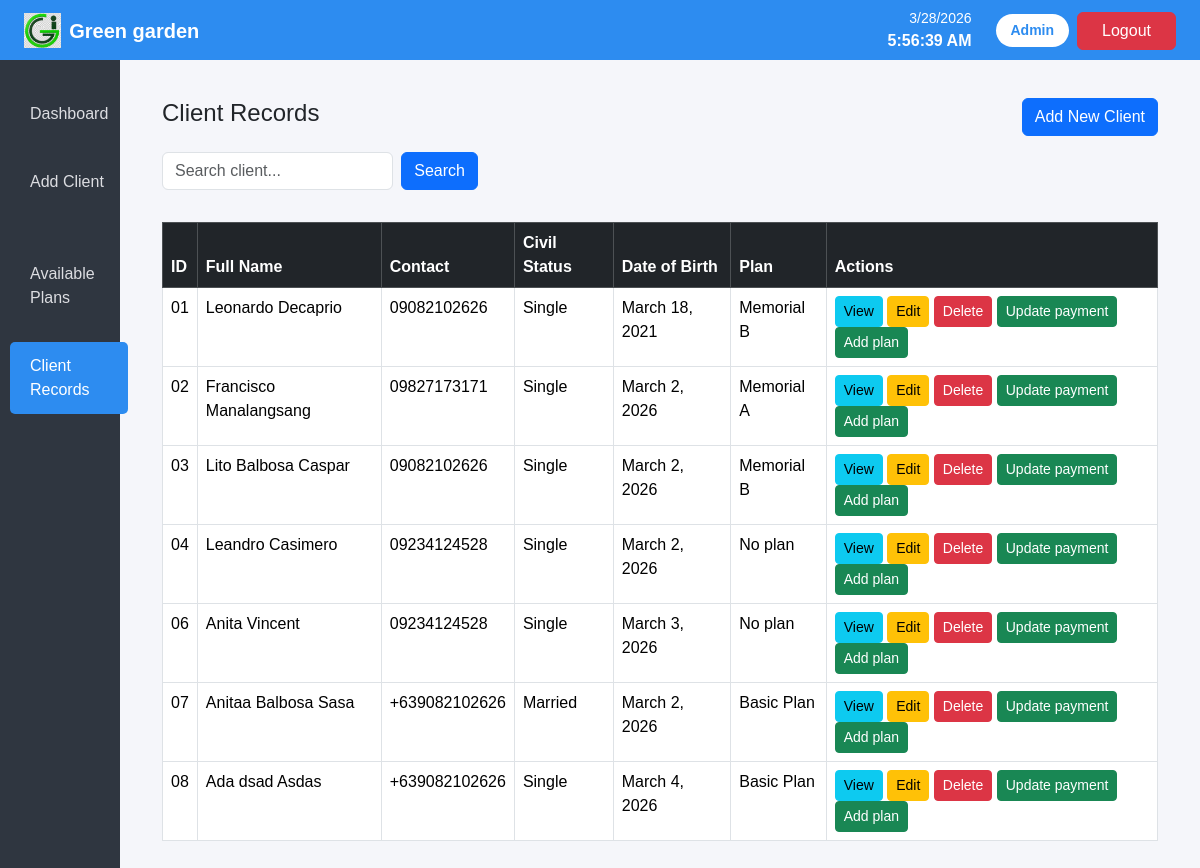
The page /records (signed in) on the database its author committed.
### app/models.py (models this page shows, shortened)
class ClientPersonalInfo(models.Model):
    client_first_name = models.CharField(max_length=200)
    client_middle_name = models.CharField(max_length=200, blank=True, null=True)
    client_last_name = models.CharField(max_length=200)
    client_address = models.CharField(max_length=200)
    client_contact_number = models.CharField(max_length=13)
    client_civil_status = models.CharField(
        max_length=20,
        choices=[
            ("Single", "Single"),
            ("Married", "Married"),
            ("Widowed", "Widowed"),
            ("Separated", "Separated"),
        ],
    )
    client_date_birth = models.DateField()
    client_religion = models.CharField(max_length=200)
    client_occupation = models.CharField(max_length=200)
    client_employer_name = models.CharField(max_length=200)
    client_employer_address = models.CharField(max_length=200)
    client_spouse_name = models.CharField(max_length=200, blank=True, null=True)
    client_spouse_date_birth = models.DateField(blank=True, null=True)
    client_spouse_occupation = models.CharField(max_length=200, blank=True, null=True)
    client_spouse_employer = models.CharField(max_length=200, blank=True, null=True)
    client_id_type = models.CharField(
            max_length=50,
            choices=[
                ("Passport", "Passport"),
                ("Driver's License", "Driver's License"),
                ("National ID", "National ID"),
                ("SSS ID", "SSS ID"),
                ("GSIS ID", "GSIS ID"),
                ("UMID", "UMID"),
                ("Postal ID", "Postal ID"),
            ],
        )
    client_id_number = models.CharField(max_length=20)
    client_date_issued = models.DateField()
    client_place_issued = models.CharField(max_length=200)
    def full_name(self):
        middle = f" {self.client_middle_name}" if self.client_middle_name else ""
        return f"{self.client_first_name}{middle} {self.client_last_name}".strip()

class ClientStatus(models.Model):
    client = models.ForeignKey(ClientPersonalInfo, on_delete=models.CASCADE)
    plan = models.CharField(max_length=200)
    monthly_payment = models.DecimalField(max_digits=20, decimal_places=2)
    duration = models.IntegerField()
    months_remaining = models.IntegerField()
    start_date = models.DateField()
    balance = models.DecimalField(max_digits=20, decimal_places=2)
    paid_balance = models.DecimalField(max_digits=20, decimal_places=2)
    date_paid = models.DateTimeField(blank=True, null=True)
    status = models.BooleanField(default=True)

### app/views.py (the view, shortened to what this page needs)
# urls.py: path('records', views.records_view, name='records'),
@login_required(login_url="login")
def records_view(request):
    query = request.GET.get("q")
    client = ClientPersonalInfo.objects.all()
    return render(request, "app/records.html", {"client": client})

### app/templates/app/records.html (shortened to what this page needs)
<!DOCTYPE html>
<html lang="en">
<head>
<link href="https://cdn.jsdelivr.net/npm/bootstrap@5.3.2/dist/css/bootstrap.min.css" rel="stylesheet">
{% load static %}
<link rel="stylesheet" href="{% static 'css/homepage.css' %}">
</head>
<body>
<nav class="navbar navbar-dark topbar px-4">
<a class="navbar-brand d-flex align-items-center" href="#">
<img src="{% static 'img/landing/logo.png' %}" height="35" class="me-2">
<span class="fw-bold text-white">Green garden</span>
</a>
<div class="ms-auto d-flex align-items-center">
<div class="me-4 text-end text-white">
<div id="date" class="small"></div>
<div id="time" class="fw-bold"></div>
</div>
<span class="admin-box">{{ user.username.title }}</span>
<a href="{% url 'logout' %}" class="btn btn-danger px-4 ms-2">Logout</a>
</div>
</nav>
<div class="d-flex">
<div class="sidebar">
<ul class="nav flex-column">
<li class="nav-item">
<a class="nav-link" href="{% url 'homepage' %}">Dashboard</a>
</li>
<li class="nav-item">
<a class="nav-link" href="{% url 'add-client' %}">Add Client</a>
</li>
<li class="nav-item">
<a class="nav-link" href="{% url 'homepage' %}">Available Plans</a>
</li>
<li class="nav-item">
<a class="nav-link active" href="{% url 'records' %}">Client Records</a>
</li>
</ul>
</div>
<div class="content">
<div class="container mt-2">
<div class="d-flex justify-content-between align-items-center mb-3">
<h4>Client Records</h4>
<a href="{% url 'add-client' %}" class="btn btn-primary">
Add New Client
</a>
</div>
<div class="row mb-3">
<div class="col-md-4">
<form method="GET" class="d-flex mb-3">
    <input type="text" name="q" class="form-control me-2" placeholder="Search client..." value="{{ request.GET.q }}">
    <button class="btn btn-primary">Search</button>
</form>
</div>
</div>
<div class="table-responsive">
<table class="table table-hover table-bordered">
<thead class="table-dark">
<tr>
<th>ID</th>
<th>Full Name</th>
<th>Contact</th>
<th>Civil Status</th>
<th>Date of Birth</th>
<th>Plan</th>
<th>Actions</th>
</tr>
</thead>
<tbody>
{% for data in client %}
<tr>
<td>0{{ data.id }}</td>
<td>{{ data.full_name }}</td>
<td>{{ data.client_contact_number }}</td>
<td>{{ data.client_civil_status }}</td>
<td>{{ data.client_date_birth }}</td>
<td>
{% if data.clientstatus_set.all %}
    {{ data.clientstatus_set.first.plan }}
{% else %}
    No plan
{% endif %}
</td>
<td>
<a href="{% url 'client-details' data.pk %}" class="btn btn-sm btn-info">View</a>
<a href="{% url 'edit-details' data.pk %}"><button class="btn btn-sm btn-warning">Edit</button></a>
<button class="btn btn-sm btn-danger">Delete</button>
        <a href="{% url 'add-payment' data.pk %}"><button class="btn btn-sm btn-success">Update payment</button></a>
<button class="btn btn-sm btn-success">Add plan</button>
</td>
</tr>
{% endfor %}
</tbody>
</table>
</div>
</div>
</div>
</div>
</body>
</html>

### app/static/css/homepage.css (style rules this page uses)
body { background:#f5f6fa; font-family:Arial, Helvetica, sans-serif; margin:0; }
.topbar { background:#2d8cf0; height:60px; }
.sidebar { width:10%; background:#2f3640; min-height:100vh; padding-top:20px; }
.sidebar .nav-link { color:#dcdde1; margin: 10px; padding:12px 20px; }
.sidebar .active { background:#2d8cf0; color:white; border-radius:5px; }
.content { flex:1; padding:30px; }
.admin-box { background:white; color:#2d8cf0; padding:6px 15px; border-radius:20px; font-size:14px; font-weight:600; }

### rows shown on the page
ClientPersonalInfo: id "1", full_name "Leonardo Decaprio", client_contact_number "09082102626", client_civil_status "Single", client_date_birth "March 18, 2021", clientstatus_set.first.plan "Memorial B"
ClientPersonalInfo: id "2", full_name "Francisco Manalangsang", client_contact_number "09827173171", client_civil_status "Single", client_date_birth "March 2, 2026", clientstatus_set.first.plan "Memorial A"
ClientPersonalInfo: id "3", full_name "Lito Balbosa Caspar", client_contact_number "09082102626", client_civil_status "Single", client_date_birth "March 2, 2026", clientstatus_set.first.plan "Memorial B"
ClientPersonalInfo: id "4", full_name "Leandro Casimero", client_contact_number "09234124528", client_civil_status "Single", client_date_birth "March 2, 2026", shows "No plan"
ClientPersonalInfo: id "6", full_name "Anita Vincent", client_contact_number "09234124528", client_civil_status "Single", client_date_birth "March 3, 2026", shows "No plan"
ClientPersonalInfo: id "7", full_name "Anitaa Balbosa Sasa", client_contact_number "+639082102626", client_civil_status "Married", client_date_birth "March 2, 2026", clientstatus_set.first.plan "Basic Plan"
ClientPersonalInfo: id "8", full_name "Ada dsad Asdas", client_contact_number "+639082102626", client_civil_status "Single", client_date_birth "March 4, 2026", clientstatus_set.first.plan "Basic Plan"

### other values the page prints
{{ user.username.title }} "Admin"
